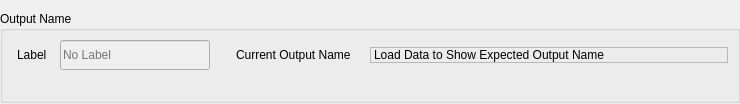
<?xml version="1.0" encoding="UTF-8"?>
<ui version="4.0">
 <class>OutputName</class>
 <widget class="QWidget" name="OutputName">
  <property name="geometry">
   <rect>
    <x>0</x>
    <y>0</y>
    <width>740</width>
    <height>99</height>
   </rect>
  </property>
  <property name="sizePolicy">
   <sizepolicy hsizetype="Preferred" vsizetype="Preferred">
    <horstretch>0</horstretch>
    <verstretch>0</verstretch>
   </sizepolicy>
  </property>
  <property name="minimumSize">
   <size>
    <width>0</width>
    <height>0</height>
   </size>
  </property>
  <property name="windowTitle">
   <string/>
  </property>
  <property name="layoutDirection">
   <enum>Qt::LeftToRight</enum>
  </property>
  <layout class="QHBoxLayout" name="horizontalLayout">
   <property name="leftMargin">
    <number>0</number>
   </property>
   <property name="rightMargin">
    <number>0</number>
   </property>
   <property name="bottomMargin">
    <number>1</number>
   </property>
   <item>
    <widget class="QGroupBox" name="gbOutputName">
     <property name="sizePolicy">
      <sizepolicy hsizetype="Preferred" vsizetype="Minimum">
       <horstretch>0</horstretch>
       <verstretch>0</verstretch>
      </sizepolicy>
     </property>
     <property name="minimumSize">
      <size>
       <width>0</width>
       <height>92</height>
      </size>
     </property>
     <property name="title">
      <string>Output Name</string>
     </property>
     <layout class="QGridLayout" name="gridLayout">
      <item row="0" column="0">
       <widget class="QLabel" name="label">
        <property name="sizePolicy">
         <sizepolicy hsizetype="Preferred" vsizetype="Preferred">
          <horstretch>0</horstretch>
          <verstretch>0</verstretch>
         </sizepolicy>
        </property>
        <property name="minimumSize">
         <size>
          <width>0</width>
          <height>0</height>
         </size>
        </property>
        <property name="text">
         <string>Label</string>
        </property>
        <property name="scaledContents">
         <bool>false</bool>
        </property>
        <property name="margin">
         <number>1</number>
        </property>
        <property name="indent">
         <number>5</number>
        </property>
       </widget>
      </item>
      <item row="0" column="1">
       <widget class="QLineEdit" name="leLabel">
        <property name="enabled">
         <bool>false</bool>
        </property>
        <property name="sizePolicy">
         <sizepolicy hsizetype="Preferred" vsizetype="Maximum">
          <horstretch>0</horstretch>
          <verstretch>0</verstretch>
         </sizepolicy>
        </property>
        <property name="minimumSize">
         <size>
          <width>150</width>
          <height>30</height>
         </size>
        </property>
        <property name="toolTip">
         <string>&lt;html&gt;&lt;head/&gt;&lt;body&gt;&lt;p&gt;Adds a label to the output workspace name which set the predicted output name on the text field next to the Current Output Name label. &lt;/p&gt;&lt;p&gt;If the predicted output is in use, a red warning text label will appear under the text, indicating the risk of overwriting the data. Otherwise, the warning label will turn green and the algorithm can be run without the risk of overwriting data. &lt;/p&gt;&lt;/body&gt;&lt;/html&gt;</string>
        </property>
        <property name="text">
         <string/>
        </property>
        <property name="maxLength">
         <number>100</number>
        </property>
        <property name="frame">
         <bool>true</bool>
        </property>
        <property name="readOnly">
         <bool>false</bool>
        </property>
        <property name="placeholderText">
         <string>No Label</string>
        </property>
        <property name="clearButtonEnabled">
         <bool>false</bool>
        </property>
       </widget>
      </item>
      <item row="0" column="2" rowspan="2">
       <spacer name="verticalSpacer">
        <property name="orientation">
         <enum>Qt::Vertical</enum>
        </property>
        <property name="sizeHint" stdset="0">
         <size>
          <width>20</width>
          <height>47</height>
         </size>
        </property>
       </spacer>
      </item>
      <item row="0" column="3">
       <widget class="QLabel" name="label_2">
        <property name="minimumSize">
         <size>
          <width>0</width>
          <height>0</height>
         </size>
        </property>
        <property name="text">
         <string>Current Output Name</string>
        </property>
       </widget>
      </item>
      <item row="0" column="4">
       <widget class="QLabel" name="lbName">
        <property name="sizePolicy">
         <sizepolicy hsizetype="MinimumExpanding" vsizetype="Maximum">
          <horstretch>2</horstretch>
          <verstretch>0</verstretch>
         </sizepolicy>
        </property>
        <property name="frameShape">
         <enum>QFrame::StyledPanel</enum>
        </property>
        <property name="text">
         <string>Load Data to Show Expected Output Name</string>
        </property>
       </widget>
      </item>
      <item row="1" column="0" colspan="2">
       <spacer name="horizontalSpacer_2">
        <property name="orientation">
         <enum>Qt::Horizontal</enum>
        </property>
        <property name="sizeType">
         <enum>QSizePolicy::Preferred</enum>
        </property>
        <property name="sizeHint" stdset="0">
         <size>
          <width>198</width>
          <height>13</height>
         </size>
        </property>
       </spacer>
      </item>
      <item row="1" column="3">
       <spacer name="horizontalSpacer">
        <property name="orientation">
         <enum>Qt::Horizontal</enum>
        </property>
        <property name="sizeType">
         <enum>QSizePolicy::Preferred</enum>
        </property>
        <property name="sizeHint" stdset="0">
         <size>
          <width>128</width>
          <height>13</height>
         </size>
        </property>
       </spacer>
      </item>
      <item row="1" column="4">
       <widget class="QLabel" name="lbWarning">
        <property name="sizePolicy">
         <sizepolicy hsizetype="MinimumExpanding" vsizetype="Preferred">
          <horstretch>0</horstretch>
          <verstretch>0</verstretch>
         </sizepolicy>
        </property>
        <property name="text">
         <string/>
        </property>
       </widget>
      </item>
     </layout>
    </widget>
   </item>
  </layout>
 </widget>
 <resources/>
 <connections/>
</ui>
